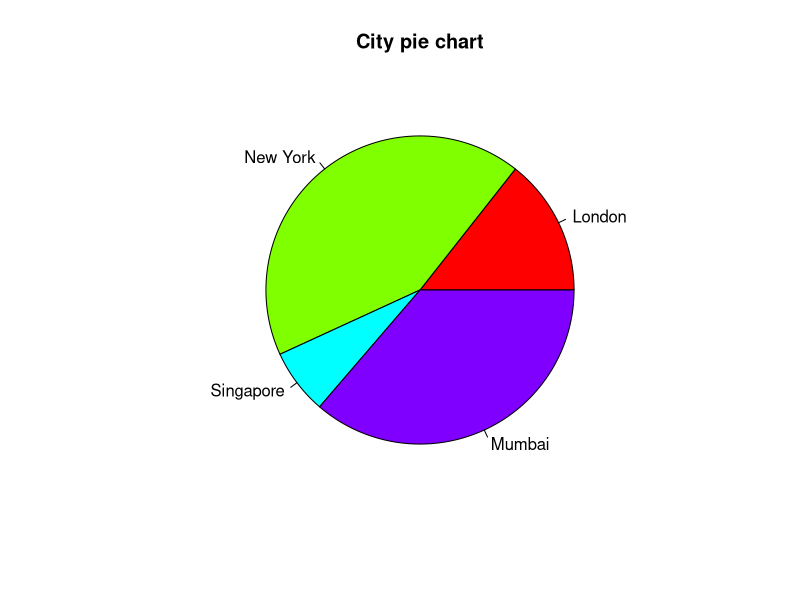

Write R code to recreate this figure.
# Pie Chart 2:

x = c(21, 62, 10, 53)

labels = c("London", "New York", "Singapore", "Mumbai")

pie(x, 
    labels, 
    main="City pie chart", 
    col=rainbow(length(x)))